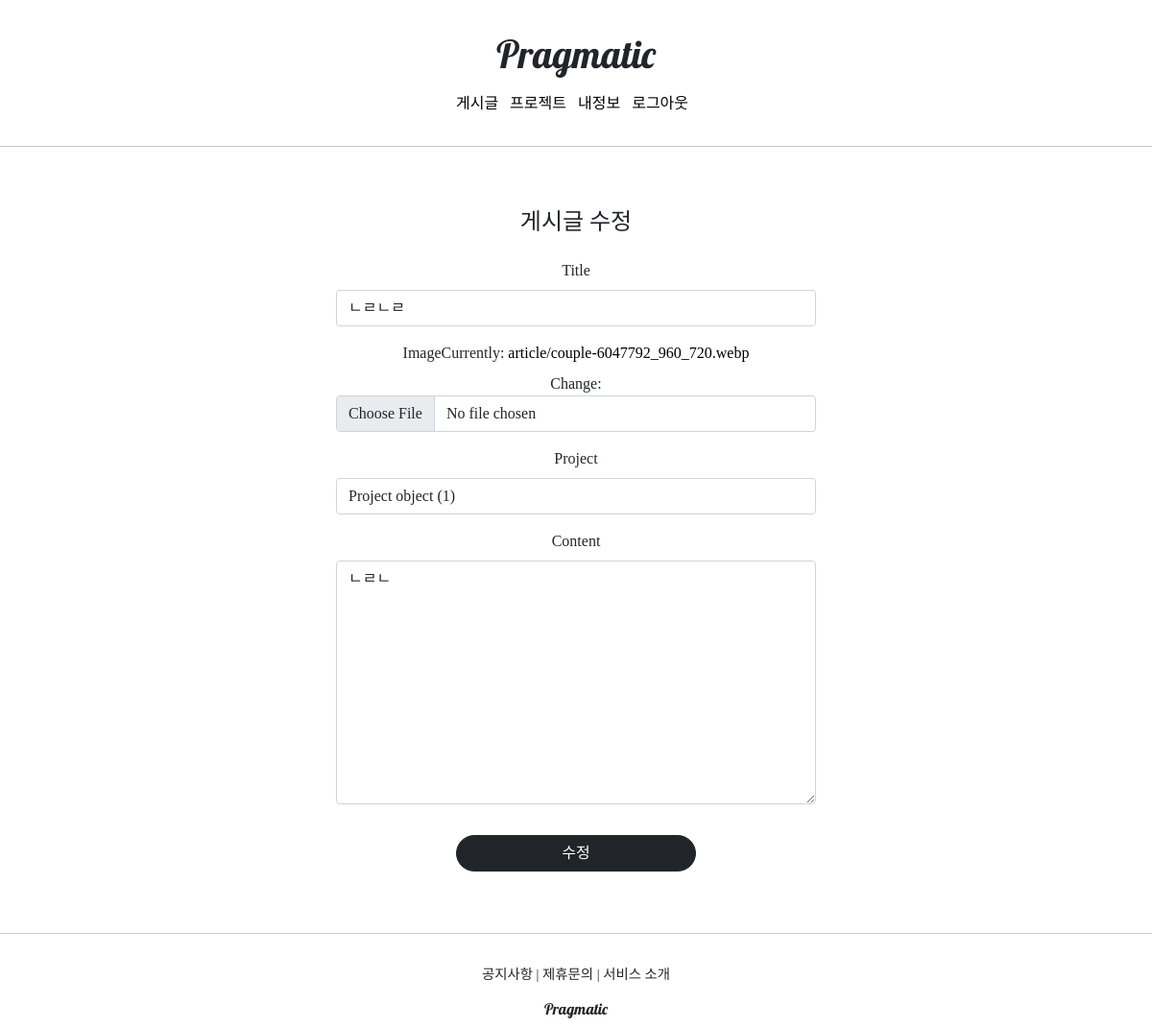
Screenshot of /articles/update/14 (signed in) with the database file from the repository.
### articleapp/models.py (models this page shows)
class Article(models.Model):
    writer = models.ForeignKey(User, on_delete=models.SET_NULL, related_name='article', null=True)
    project = models.ForeignKey(Project, on_delete=models.SET_NULL, related_name='article', null=True)
    title = models.CharField(max_length=200, null=True) # null이어도 된다!!
    image = models.ImageField(upload_to='article/', null=False)
    content = models.TextField(null=True) # 긴 글이 될수도있으니 TextField로 선언
    created_at = models.DateField(auto_now_add=True, null=True) # 언제 생성했는지 확인하는 코드

### articleapp/views.py (the view, shortened to what this page needs)
# urls.py: path('update/<int:pk>', ArticleUpdateView.as_view(), name='update'),
@method_decorator(article_ownership_required, 'get')
@method_decorator(article_ownership_required, 'post')
class ArticleUpdateView(UpdateView): # 게시글 수정
    model = Article
    context_object_name = 'target_article'
    form_class = ArticleCreationForm
    template_name = 'articleapp/update.html'

### articleapp/forms.py
class ArticleCreationForm(ModelForm):
    class Meta:
        model = Article
        fields = ['title', 'image', 'project', 'content']

### articleapp/templates/articleapp/update.html (shortened to what this page needs)
{% extends 'base.html' %}
{% load bootstrap4 %}
{% block content %}
    <div style="text-align: center; max-width: 500px; margin: 4rem auto;">
        <div class="mb-4">
            <h4>게시글 수정</h4>
        </div>
        <form action="{% url 'articleapp:update' pk=target_article.pk %}" method="post">
            {% bootstrap_form form %}
            <input type="submit" class="btn btn-dark rounded-pill col-6 mt-3" value="수정">
        </form>
    </div>
{% endblock %}

### static/base.css (style rules this page uses)
a { color: black; text-decoration: none; }

### rows the page displays
Article: title "ㄴㄹㄴㄹ", project "Project object (1)", content "ㄴㄹㄴ"
